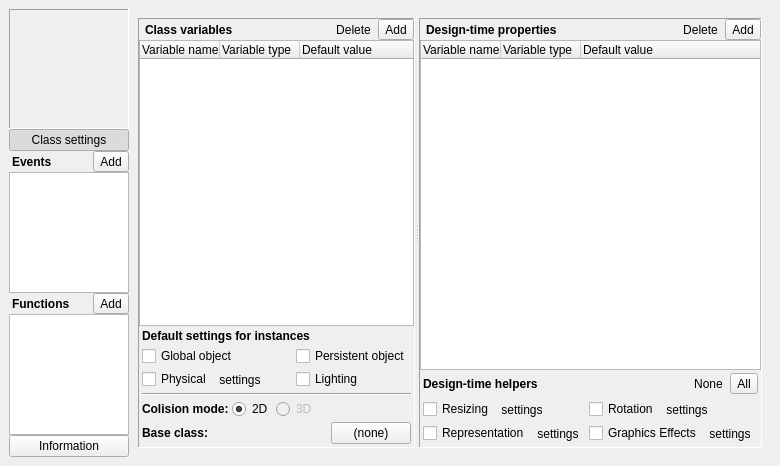
<?xml version="1.0" encoding="UTF-8"?>
<ui version="4.0">
 <class>classwindow</class>
 <widget class="QMainWindow" name="classwindow">
  <property name="geometry">
   <rect>
    <x>0</x>
    <y>0</y>
    <width>780</width>
    <height>466</height>
   </rect>
  </property>
  <property name="windowTitle">
   <string>MainWindow</string>
  </property>
  <widget class="QWidget" name="centralwidget">
   <layout class="QHBoxLayout" name="horizontalLayout">
    <property name="spacing">
     <number>0</number>
    </property>
    <item>
     <layout class="QVBoxLayout" name="verticalLayout">
      <property name="spacing">
       <number>0</number>
      </property>
      <item>
       <widget class="QFrame" name="previewFrame">
        <property name="minimumSize">
         <size>
          <width>120</width>
          <height>120</height>
         </size>
        </property>
        <property name="maximumSize">
         <size>
          <width>120</width>
          <height>120</height>
         </size>
        </property>
        <property name="frameShape">
         <enum>QFrame::Panel</enum>
        </property>
        <property name="frameShadow">
         <enum>QFrame::Sunken</enum>
        </property>
        <property name="alphaChannel" stdset="0">
         <bool>true</bool>
        </property>
        <layout class="QVBoxLayout" name="verticalLayout_6"/>
       </widget>
      </item>
      <item>
       <widget class="QPushButton" name="pushButton">
        <property name="text">
         <string>Class settings</string>
        </property>
        <property name="icon">
         <iconset resource="resources.qrc">
          <normaloff>:/resources/RES/ffficons/database.png</normaloff>:/resources/RES/ffficons/database.png</iconset>
        </property>
        <property name="checkable">
         <bool>true</bool>
        </property>
        <property name="checked">
         <bool>true</bool>
        </property>
       </widget>
      </item>
      <item>
       <layout class="QHBoxLayout" name="horizontalLayout_2">
        <property name="spacing">
         <number>0</number>
        </property>
        <property name="leftMargin">
         <number>3</number>
        </property>
        <item>
         <widget class="QLabel" name="label">
          <property name="font">
           <font>
            <weight>75</weight>
            <bold>true</bold>
           </font>
          </property>
          <property name="text">
           <string>Events</string>
          </property>
         </widget>
        </item>
        <item>
         <widget class="QToolButton" name="addEvent">
          <property name="text">
           <string>Add</string>
          </property>
          <property name="icon">
           <iconset resource="resources.qrc">
            <normaloff>:/resources/RES/ffficons/add.png</normaloff>:/resources/RES/ffficons/add.png</iconset>
          </property>
          <property name="toolButtonStyle">
           <enum>Qt::ToolButtonTextBesideIcon</enum>
          </property>
          <property name="autoRaise">
           <bool>false</bool>
          </property>
         </widget>
        </item>
       </layout>
      </item>
      <item>
       <widget class="QListWidget" name="EventsListWidget">
        <property name="sizePolicy">
         <sizepolicy hsizetype="Ignored" vsizetype="Preferred">
          <horstretch>0</horstretch>
          <verstretch>0</verstretch>
         </sizepolicy>
        </property>
        <property name="contextMenuPolicy">
         <enum>Qt::CustomContextMenu</enum>
        </property>
        <property name="editTriggers">
         <set>QAbstractItemView::NoEditTriggers</set>
        </property>
        <property name="sortingEnabled">
         <bool>true</bool>
        </property>
       </widget>
      </item>
      <item>
       <layout class="QHBoxLayout" name="horizontalLayout_3">
        <property name="spacing">
         <number>0</number>
        </property>
        <property name="leftMargin">
         <number>3</number>
        </property>
        <item>
         <widget class="QLabel" name="label_2">
          <property name="font">
           <font>
            <weight>75</weight>
            <bold>true</bold>
           </font>
          </property>
          <property name="text">
           <string>Functions</string>
          </property>
         </widget>
        </item>
        <item>
         <widget class="QToolButton" name="addFunction">
          <property name="text">
           <string>Add</string>
          </property>
          <property name="icon">
           <iconset resource="resources.qrc">
            <normaloff>:/resources/RES/ffficons/add.png</normaloff>:/resources/RES/ffficons/add.png</iconset>
          </property>
          <property name="toolButtonStyle">
           <enum>Qt::ToolButtonTextBesideIcon</enum>
          </property>
          <property name="autoRaise">
           <bool>false</bool>
          </property>
         </widget>
        </item>
       </layout>
      </item>
      <item>
       <widget class="QListWidget" name="FunctionsListWidget">
        <property name="sizePolicy">
         <sizepolicy hsizetype="Ignored" vsizetype="Preferred">
          <horstretch>0</horstretch>
          <verstretch>0</verstretch>
         </sizepolicy>
        </property>
        <property name="contextMenuPolicy">
         <enum>Qt::CustomContextMenu</enum>
        </property>
        <property name="editTriggers">
         <set>QAbstractItemView::NoEditTriggers</set>
        </property>
        <property name="sortingEnabled">
         <bool>true</bool>
        </property>
       </widget>
      </item>
      <item>
       <widget class="QPushButton" name="pushButton_3">
        <property name="text">
         <string>Information</string>
        </property>
        <property name="icon">
         <iconset resource="resources.qrc">
          <normaloff>:/resources/RES/ffficons/information.png</normaloff>:/resources/RES/ffficons/information.png</iconset>
        </property>
       </widget>
      </item>
     </layout>
    </item>
    <item>
     <widget class="QStackedWidget" name="stackedWidget">
      <property name="currentIndex">
       <number>0</number>
      </property>
      <widget class="QWidget" name="PropertiesPage">
       <layout class="QVBoxLayout" name="verticalLayout_2">
        <property name="spacing">
         <number>3</number>
        </property>
        <item>
         <widget class="QSplitter" name="splitter">
          <property name="orientation">
           <enum>Qt::Horizontal</enum>
          </property>
          <property name="handleWidth">
           <number>4</number>
          </property>
          <property name="childrenCollapsible">
           <bool>false</bool>
          </property>
          <widget class="QFrame" name="frame">
           <property name="sizePolicy">
            <sizepolicy hsizetype="Preferred" vsizetype="Expanding">
             <horstretch>0</horstretch>
             <verstretch>0</verstretch>
            </sizepolicy>
           </property>
           <property name="frameShape">
            <enum>QFrame::Panel</enum>
           </property>
           <property name="frameShadow">
            <enum>QFrame::Sunken</enum>
           </property>
           <layout class="QVBoxLayout" name="verticalLayout_3">
            <property name="spacing">
             <number>0</number>
            </property>
            <property name="margin">
             <number>0</number>
            </property>
            <item>
             <layout class="QHBoxLayout" name="horizontalLayout_9">
              <property name="spacing">
               <number>0</number>
              </property>
              <property name="leftMargin">
               <number>6</number>
              </property>
              <item>
               <widget class="QLabel" name="lbClassVars">
                <property name="font">
                 <font>
                  <weight>75</weight>
                  <bold>true</bold>
                 </font>
                </property>
                <property name="text">
                 <string>Class variables</string>
                </property>
               </widget>
              </item>
              <item>
               <widget class="QToolButton" name="DelVars">
                <property name="text">
                 <string>Delete</string>
                </property>
                <property name="icon">
                 <iconset resource="resources.qrc">
                  <normaloff>:/resources/RES/ffficons/delete.png</normaloff>:/resources/RES/ffficons/delete.png</iconset>
                </property>
                <property name="autoRaise">
                 <bool>true</bool>
                </property>
               </widget>
              </item>
              <item>
               <widget class="QToolButton" name="addVariable">
                <property name="text">
                 <string>Add</string>
                </property>
                <property name="icon">
                 <iconset resource="resources.qrc">
                  <normaloff>:/resources/RES/ffficons/add.png</normaloff>:/resources/RES/ffficons/add.png</iconset>
                </property>
                <property name="toolButtonStyle">
                 <enum>Qt::ToolButtonTextBesideIcon</enum>
                </property>
                <property name="autoRaise">
                 <bool>false</bool>
                </property>
               </widget>
              </item>
             </layout>
            </item>
            <item>
             <widget class="QTreeWidget" name="VarsList">
              <property name="editTriggers">
               <set>QAbstractItemView::NoEditTriggers</set>
              </property>
              <property name="dragEnabled">
               <bool>true</bool>
              </property>
              <property name="dragDropMode">
               <enum>QAbstractItemView::DragDrop</enum>
              </property>
              <property name="defaultDropAction">
               <enum>Qt::MoveAction</enum>
              </property>
              <property name="selectionMode">
               <enum>QAbstractItemView::ExtendedSelection</enum>
              </property>
              <property name="iconSize">
               <size>
                <width>16</width>
                <height>16</height>
               </size>
              </property>
              <property name="verticalScrollMode">
               <enum>QAbstractItemView::ScrollPerPixel</enum>
              </property>
              <property name="indentation">
               <number>0</number>
              </property>
              <property name="itemsExpandable">
               <bool>true</bool>
              </property>
              <attribute name="headerDefaultSectionSize">
               <number>80</number>
              </attribute>
              <column>
               <property name="text">
                <string>Variable name</string>
               </property>
              </column>
              <column>
               <property name="text">
                <string>Variable type</string>
               </property>
              </column>
              <column>
               <property name="text">
                <string>Default value</string>
               </property>
              </column>
             </widget>
            </item>
            <item>
             <layout class="QVBoxLayout" name="verticalLayout_9">
              <property name="spacing">
               <number>3</number>
              </property>
              <property name="margin">
               <number>3</number>
              </property>
              <item>
               <widget class="QLabel" name="lbDefaultSettingsForInstances">
                <property name="font">
                 <font>
                  <weight>75</weight>
                  <bold>true</bold>
                 </font>
                </property>
                <property name="text">
                 <string>Default settings for instances</string>
                </property>
               </widget>
              </item>
              <item>
               <layout class="QGridLayout" name="gridLayout">
                <property name="sizeConstraint">
                 <enum>QLayout::SetNoConstraint</enum>
                </property>
                <property name="spacing">
                 <number>3</number>
                </property>
                <item row="1" column="0">
                 <widget class="QCheckBox" name="cbGlobal">
                  <property name="text">
                   <string>Global object</string>
                  </property>
                 </widget>
                </item>
                <item row="1" column="1">
                 <widget class="QCheckBox" name="cbPersistent">
                  <property name="text">
                   <string>Persistent object</string>
                  </property>
                 </widget>
                </item>
                <item row="2" column="0">
                 <layout class="QHBoxLayout" name="horizontalLayout_7">
                  <property name="spacing">
                   <number>0</number>
                  </property>
                  <item>
                   <widget class="QCheckBox" name="cbPhysical">
                    <property name="sizePolicy">
                     <sizepolicy hsizetype="Fixed" vsizetype="Fixed">
                      <horstretch>0</horstretch>
                      <verstretch>0</verstretch>
                     </sizepolicy>
                    </property>
                    <property name="text">
                     <string>Physical</string>
                    </property>
                   </widget>
                  </item>
                  <item>
                   <widget class="QToolButton" name="tbPhysical">
                    <property name="sizePolicy">
                     <sizepolicy hsizetype="Fixed" vsizetype="Fixed">
                      <horstretch>0</horstretch>
                      <verstretch>0</verstretch>
                     </sizepolicy>
                    </property>
                    <property name="text">
                     <string>settings</string>
                    </property>
                    <property name="icon">
                     <iconset resource="resources.qrc">
                      <normaloff>:/resources/RES/ffficons/wrench.png</normaloff>:/resources/RES/ffficons/wrench.png</iconset>
                    </property>
                    <property name="autoRaise">
                     <bool>true</bool>
                    </property>
                   </widget>
                  </item>
                  <item>
                   <spacer name="horizontalSpacer_3">
                    <property name="orientation">
                     <enum>Qt::Horizontal</enum>
                    </property>
                    <property name="sizeHint" stdset="0">
                     <size>
                      <width>40</width>
                      <height>0</height>
                     </size>
                    </property>
                   </spacer>
                  </item>
                 </layout>
                </item>
                <item row="0" column="0">
                 <spacer name="horizontalSpacer_4">
                  <property name="orientation">
                   <enum>Qt::Horizontal</enum>
                  </property>
                  <property name="sizeHint" stdset="0">
                   <size>
                    <width>40</width>
                    <height>0</height>
                   </size>
                  </property>
                 </spacer>
                </item>
                <item row="0" column="1">
                 <spacer name="horizontalSpacer_5">
                  <property name="orientation">
                   <enum>Qt::Horizontal</enum>
                  </property>
                  <property name="sizeHint" stdset="0">
                   <size>
                    <width>40</width>
                    <height>0</height>
                   </size>
                  </property>
                 </spacer>
                </item>
                <item row="2" column="1">
                 <widget class="QCheckBox" name="checkBox">
                  <property name="text">
                   <string>Lighting</string>
                  </property>
                 </widget>
                </item>
               </layout>
              </item>
              <item>
               <widget class="Line" name="line">
                <property name="orientation">
                 <enum>Qt::Horizontal</enum>
                </property>
               </widget>
              </item>
              <item>
               <layout class="QHBoxLayout" name="horizontalLayout_5">
                <item>
                 <widget class="QLabel" name="lbColisionMode">
                  <property name="font">
                   <font>
                    <weight>75</weight>
                    <bold>true</bold>
                   </font>
                  </property>
                  <property name="text">
                   <string>Colision mode:</string>
                  </property>
                 </widget>
                </item>
                <item>
                 <widget class="QRadioButton" name="rb2d">
                  <property name="text">
                   <string>2D</string>
                  </property>
                  <property name="checked">
                   <bool>true</bool>
                  </property>
                 </widget>
                </item>
                <item>
                 <widget class="QRadioButton" name="rb3d">
                  <property name="enabled">
                   <bool>false</bool>
                  </property>
                  <property name="text">
                   <string>3D</string>
                  </property>
                 </widget>
                </item>
                <item>
                 <spacer name="horizontalSpacer_2">
                  <property name="orientation">
                   <enum>Qt::Horizontal</enum>
                  </property>
                  <property name="sizeHint" stdset="0">
                   <size>
                    <width>40</width>
                    <height>20</height>
                   </size>
                  </property>
                 </spacer>
                </item>
               </layout>
              </item>
              <item>
               <layout class="QHBoxLayout" name="horizontalLayout_8">
                <item>
                 <widget class="QLabel" name="lbBaseClass">
                  <property name="sizePolicy">
                   <sizepolicy hsizetype="Fixed" vsizetype="Fixed">
                    <horstretch>0</horstretch>
                    <verstretch>0</verstretch>
                   </sizepolicy>
                  </property>
                  <property name="font">
                   <font>
                    <weight>75</weight>
                    <bold>true</bold>
                   </font>
                  </property>
                  <property name="text">
                   <string>Base class:</string>
                  </property>
                 </widget>
                </item>
                <item>
                 <spacer name="horizontalSpacer">
                  <property name="sizePolicy">
                   <sizepolicy hsizetype="Expanding" vsizetype="Minimum">
                    <horstretch>0</horstretch>
                    <verstretch>0</verstretch>
                   </sizepolicy>
                  </property>
                  <property name="orientation">
                   <enum>Qt::Horizontal</enum>
                  </property>
                  <property name="sizeType">
                   <enum>QSizePolicy::Expanding</enum>
                  </property>
                  <property name="sizeHint" stdset="0">
                   <size>
                    <width>40</width>
                    <height>20</height>
                   </size>
                  </property>
                 </spacer>
                </item>
                <item>
                 <widget class="QPushButton" name="baseClassButton">
                  <property name="text">
                   <string>(none)</string>
                  </property>
                  <property name="icon">
                   <iconset resource="resources.qrc">
                    <normaloff>:/resources/RES/ffficons/brick.png</normaloff>:/resources/RES/ffficons/brick.png</iconset>
                  </property>
                 </widget>
                </item>
               </layout>
              </item>
             </layout>
            </item>
           </layout>
          </widget>
          <widget class="QFrame" name="frame_2">
           <property name="sizePolicy">
            <sizepolicy hsizetype="Preferred" vsizetype="Expanding">
             <horstretch>0</horstretch>
             <verstretch>0</verstretch>
            </sizepolicy>
           </property>
           <property name="frameShape">
            <enum>QFrame::Panel</enum>
           </property>
           <property name="frameShadow">
            <enum>QFrame::Sunken</enum>
           </property>
           <layout class="QVBoxLayout" name="verticalLayout_4">
            <property name="spacing">
             <number>0</number>
            </property>
            <property name="margin">
             <number>0</number>
            </property>
            <item>
             <layout class="QHBoxLayout" name="horizontalLayout_6">
              <property name="spacing">
               <number>0</number>
              </property>
              <property name="leftMargin">
               <number>6</number>
              </property>
              <item>
               <widget class="QLabel" name="lbDTProperties">
                <property name="font">
                 <font>
                  <weight>75</weight>
                  <bold>true</bold>
                 </font>
                </property>
                <property name="text">
                 <string>Design-time properties</string>
                </property>
               </widget>
              </item>
              <item>
               <widget class="QToolButton" name="DelProperties">
                <property name="text">
                 <string>Delete</string>
                </property>
                <property name="icon">
                 <iconset resource="resources.qrc">
                  <normaloff>:/resources/RES/ffficons/delete.png</normaloff>:/resources/RES/ffficons/delete.png</iconset>
                </property>
                <property name="autoRaise">
                 <bool>true</bool>
                </property>
               </widget>
              </item>
              <item>
               <widget class="QToolButton" name="addProperty">
                <property name="text">
                 <string>Add</string>
                </property>
                <property name="icon">
                 <iconset resource="resources.qrc">
                  <normaloff>:/resources/RES/ffficons/add.png</normaloff>:/resources/RES/ffficons/add.png</iconset>
                </property>
                <property name="toolButtonStyle">
                 <enum>Qt::ToolButtonTextBesideIcon</enum>
                </property>
                <property name="autoRaise">
                 <bool>false</bool>
                </property>
               </widget>
              </item>
             </layout>
            </item>
            <item>
             <widget class="QTreeWidget" name="PropList">
              <property name="editTriggers">
               <set>QAbstractItemView::NoEditTriggers</set>
              </property>
              <property name="dragEnabled">
               <bool>true</bool>
              </property>
              <property name="dragDropMode">
               <enum>QAbstractItemView::DragDrop</enum>
              </property>
              <property name="defaultDropAction">
               <enum>Qt::MoveAction</enum>
              </property>
              <property name="selectionMode">
               <enum>QAbstractItemView::ExtendedSelection</enum>
              </property>
              <property name="iconSize">
               <size>
                <width>16</width>
                <height>16</height>
               </size>
              </property>
              <property name="verticalScrollMode">
               <enum>QAbstractItemView::ScrollPerPixel</enum>
              </property>
              <property name="indentation">
               <number>0</number>
              </property>
              <property name="itemsExpandable">
               <bool>true</bool>
              </property>
              <attribute name="headerDefaultSectionSize">
               <number>80</number>
              </attribute>
              <column>
               <property name="text">
                <string>Variable name</string>
               </property>
              </column>
              <column>
               <property name="text">
                <string>Variable type</string>
               </property>
              </column>
              <column>
               <property name="text">
                <string>Default value</string>
               </property>
              </column>
             </widget>
            </item>
            <item>
             <layout class="QVBoxLayout" name="verticalLayout_10">
              <property name="spacing">
               <number>5</number>
              </property>
              <property name="margin">
               <number>3</number>
              </property>
              <item>
               <layout class="QHBoxLayout" name="horizontalLayout_10">
                <property name="spacing">
                 <number>0</number>
                </property>
                <item>
                 <widget class="QLabel" name="lbDTHelpers">
                  <property name="font">
                   <font>
                    <weight>75</weight>
                    <bold>true</bold>
                   </font>
                  </property>
                  <property name="text">
                   <string>Design-time helpers</string>
                  </property>
                 </widget>
                </item>
                <item>
                 <spacer name="horizontalSpacer_8">
                  <property name="orientation">
                   <enum>Qt::Horizontal</enum>
                  </property>
                  <property name="sizeHint" stdset="0">
                   <size>
                    <width>40</width>
                    <height>20</height>
                   </size>
                  </property>
                 </spacer>
                </item>
                <item>
                 <widget class="QToolButton" name="toolButton_2">
                  <property name="text">
                   <string>None</string>
                  </property>
                  <property name="icon">
                   <iconset resource="resources.qrc">
                    <normaloff>:/resources/RES/ffficons/cross.png</normaloff>:/resources/RES/ffficons/cross.png</iconset>
                  </property>
                  <property name="autoRaise">
                   <bool>true</bool>
                  </property>
                 </widget>
                </item>
                <item>
                 <widget class="QToolButton" name="toolButton">
                  <property name="text">
                   <string>All</string>
                  </property>
                  <property name="icon">
                   <iconset resource="resources.qrc">
                    <normaloff>:/resources/RES/ffficons/tick.png</normaloff>:/resources/RES/ffficons/tick.png</iconset>
                  </property>
                  <property name="toolButtonStyle">
                   <enum>Qt::ToolButtonTextBesideIcon</enum>
                  </property>
                 </widget>
                </item>
               </layout>
              </item>
              <item>
               <layout class="QGridLayout" name="gridLayout_2">
                <property name="spacing">
                 <number>3</number>
                </property>
                <item row="0" column="0">
                 <spacer name="horizontalSpacer_6">
                  <property name="orientation">
                   <enum>Qt::Horizontal</enum>
                  </property>
                  <property name="sizeHint" stdset="0">
                   <size>
                    <width>0</width>
                    <height>0</height>
                   </size>
                  </property>
                 </spacer>
                </item>
                <item row="0" column="1">
                 <spacer name="horizontalSpacer_7">
                  <property name="orientation">
                   <enum>Qt::Horizontal</enum>
                  </property>
                  <property name="sizeHint" stdset="0">
                   <size>
                    <width>0</width>
                    <height>0</height>
                   </size>
                  </property>
                 </spacer>
                </item>
                <item row="1" column="0">
                 <layout class="QHBoxLayout" name="horizontalLayout_12">
                  <property name="spacing">
                   <number>0</number>
                  </property>
                  <item>
                   <widget class="QCheckBox" name="cbResizing">
                    <property name="text">
                     <string>Resizing</string>
                    </property>
                   </widget>
                  </item>
                  <item>
                   <widget class="QToolButton" name="tbResizing">
                    <property name="sizePolicy">
                     <sizepolicy hsizetype="Fixed" vsizetype="Fixed">
                      <horstretch>0</horstretch>
                      <verstretch>0</verstretch>
                     </sizepolicy>
                    </property>
                    <property name="text">
                     <string>settings</string>
                    </property>
                    <property name="icon">
                     <iconset resource="resources.qrc">
                      <normaloff>:/resources/RES/ffficons/wrench.png</normaloff>:/resources/RES/ffficons/wrench.png</iconset>
                    </property>
                    <property name="autoRaise">
                     <bool>true</bool>
                    </property>
                   </widget>
                  </item>
                  <item>
                   <spacer name="horizontalSpacer_10">
                    <property name="orientation">
                     <enum>Qt::Horizontal</enum>
                    </property>
                    <property name="sizeHint" stdset="0">
                     <size>
                      <width>0</width>
                      <height>0</height>
                     </size>
                    </property>
                   </spacer>
                  </item>
                 </layout>
                </item>
                <item row="1" column="1">
                 <layout class="QHBoxLayout" name="horizontalLayout_13">
                  <property name="spacing">
                   <number>0</number>
                  </property>
                  <item>
                   <widget class="QCheckBox" name="cbRotation">
                    <property name="text">
                     <string>Rotation</string>
                    </property>
                   </widget>
                  </item>
                  <item>
                   <widget class="QToolButton" name="tbRotation">
                    <property name="sizePolicy">
                     <sizepolicy hsizetype="Fixed" vsizetype="Fixed">
                      <horstretch>0</horstretch>
                      <verstretch>0</verstretch>
                     </sizepolicy>
                    </property>
                    <property name="text">
                     <string>settings</string>
                    </property>
                    <property name="icon">
                     <iconset resource="resources.qrc">
                      <normaloff>:/resources/RES/ffficons/wrench.png</normaloff>:/resources/RES/ffficons/wrench.png</iconset>
                    </property>
                    <property name="autoRaise">
                     <bool>true</bool>
                    </property>
                   </widget>
                  </item>
                  <item>
                   <spacer name="horizontalSpacer_9">
                    <property name="orientation">
                     <enum>Qt::Horizontal</enum>
                    </property>
                    <property name="sizeHint" stdset="0">
                     <size>
                      <width>0</width>
                      <height>0</height>
                     </size>
                    </property>
                   </spacer>
                  </item>
                 </layout>
                </item>
                <item row="2" column="0">
                 <layout class="QHBoxLayout" name="horizontalLayout_11">
                  <property name="spacing">
                   <number>0</number>
                  </property>
                  <item>
                   <widget class="QCheckBox" name="cbRepresentation">
                    <property name="text">
                     <string>Representation</string>
                    </property>
                   </widget>
                  </item>
                  <item>
                   <widget class="QToolButton" name="tbRepresentation">
                    <property name="sizePolicy">
                     <sizepolicy hsizetype="Fixed" vsizetype="Fixed">
                      <horstretch>0</horstretch>
                      <verstretch>0</verstretch>
                     </sizepolicy>
                    </property>
                    <property name="text">
                     <string>settings</string>
                    </property>
                    <property name="icon">
                     <iconset resource="resources.qrc">
                      <normaloff>:/resources/RES/ffficons/wrench.png</normaloff>:/resources/RES/ffficons/wrench.png</iconset>
                    </property>
                    <property name="autoRaise">
                     <bool>true</bool>
                    </property>
                   </widget>
                  </item>
                  <item>
                   <spacer name="horizontalSpacer_11">
                    <property name="orientation">
                     <enum>Qt::Horizontal</enum>
                    </property>
                    <property name="sizeHint" stdset="0">
                     <size>
                      <width>0</width>
                      <height>0</height>
                     </size>
                    </property>
                   </spacer>
                  </item>
                 </layout>
                </item>
                <item row="2" column="1">
                 <layout class="QHBoxLayout" name="horizontalLayout_14">
                  <property name="spacing">
                   <number>0</number>
                  </property>
                  <item>
                   <widget class="QCheckBox" name="cbRepresentation_2">
                    <property name="text">
                     <string>Graphics Effects</string>
                    </property>
                   </widget>
                  </item>
                  <item>
                   <widget class="QToolButton" name="tbRepresentation_2">
                    <property name="sizePolicy">
                     <sizepolicy hsizetype="Fixed" vsizetype="Fixed">
                      <horstretch>0</horstretch>
                      <verstretch>0</verstretch>
                     </sizepolicy>
                    </property>
                    <property name="text">
                     <string>settings</string>
                    </property>
                    <property name="icon">
                     <iconset resource="resources.qrc">
                      <normaloff>:/resources/RES/ffficons/wrench.png</normaloff>:/resources/RES/ffficons/wrench.png</iconset>
                    </property>
                    <property name="autoRaise">
                     <bool>true</bool>
                    </property>
                   </widget>
                  </item>
                  <item>
                   <spacer name="horizontalSpacer_12">
                    <property name="orientation">
                     <enum>Qt::Horizontal</enum>
                    </property>
                    <property name="sizeHint" stdset="0">
                     <size>
                      <width>0</width>
                      <height>0</height>
                     </size>
                    </property>
                   </spacer>
                  </item>
                 </layout>
                </item>
               </layout>
              </item>
             </layout>
            </item>
           </layout>
          </widget>
         </widget>
        </item>
       </layout>
      </widget>
      <widget class="QWidget" name="CodeEditPage">
       <layout class="QHBoxLayout" name="horizontalLayout_4">
        <property name="spacing">
         <number>0</number>
        </property>
        <item>
         <widget class="QFrame" name="CodeEditorFrame">
          <property name="sizePolicy">
           <sizepolicy hsizetype="Expanding" vsizetype="Expanding">
            <horstretch>0</horstretch>
            <verstretch>0</verstretch>
           </sizepolicy>
          </property>
          <property name="frameShape">
           <enum>QFrame::StyledPanel</enum>
          </property>
          <property name="frameShadow">
           <enum>QFrame::Plain</enum>
          </property>
          <layout class="QVBoxLayout" name="verticalLayout_5"/>
         </widget>
        </item>
        <item>
         <widget class="QToolBox" name="FunctionBox">
          <property name="sizePolicy">
           <sizepolicy hsizetype="Fixed" vsizetype="Preferred">
            <horstretch>0</horstretch>
            <verstretch>0</verstretch>
           </sizepolicy>
          </property>
          <property name="minimumSize">
           <size>
            <width>100</width>
            <height>0</height>
           </size>
          </property>
          <property name="maximumSize">
           <size>
            <width>100</width>
            <height>16777215</height>
           </size>
          </property>
          <property name="currentIndex">
           <number>0</number>
          </property>
          <property name="tabSpacing">
           <number>0</number>
          </property>
          <widget class="QWidget" name="page_2">
           <property name="geometry">
            <rect>
             <x>0</x>
             <y>0</y>
             <width>98</width>
             <height>75</height>
            </rect>
           </property>
           <attribute name="label">
            <string>Functions library</string>
           </attribute>
           <layout class="QVBoxLayout" name="verticalLayout_7">
            <property name="spacing">
             <number>3</number>
            </property>
            <property name="margin">
             <number>3</number>
            </property>
            <item>
             <widget class="QLabel" name="label_5">
              <property name="text">
               <string notr="true">To Do:
Functions library</string>
              </property>
              <property name="scaledContents">
               <bool>false</bool>
              </property>
              <property name="alignment">
               <set>Qt::AlignCenter</set>
              </property>
              <property name="wordWrap">
               <bool>true</bool>
              </property>
             </widget>
            </item>
            <item>
             <spacer name="verticalSpacer">
              <property name="orientation">
               <enum>Qt::Vertical</enum>
              </property>
              <property name="sizeHint" stdset="0">
               <size>
                <width>20</width>
                <height>40</height>
               </size>
              </property>
             </spacer>
            </item>
           </layout>
          </widget>
         </widget>
        </item>
       </layout>
      </widget>
      <widget class="QWidget" name="FunctionEditPage">
       <layout class="QVBoxLayout" name="verticalLayout_8">
        <item>
         <widget class="QLabel" name="label_3">
          <property name="text">
           <string>These widgets are used as top level windows.</string>
          </property>
         </widget>
        </item>
        <item>
         <widget class="QFrame" name="frame_3">
          <property name="sizePolicy">
           <sizepolicy hsizetype="Preferred" vsizetype="Expanding">
            <horstretch>0</horstretch>
            <verstretch>0</verstretch>
           </sizepolicy>
          </property>
          <property name="frameShape">
           <enum>QFrame::StyledPanel</enum>
          </property>
          <property name="frameShadow">
           <enum>QFrame::Raised</enum>
          </property>
         </widget>
        </item>
       </layout>
      </widget>
     </widget>
    </item>
   </layout>
  </widget>
 </widget>
 <resources>
  <include location="resources.qrc"/>
 </resources>
 <connections/>
</ui>
